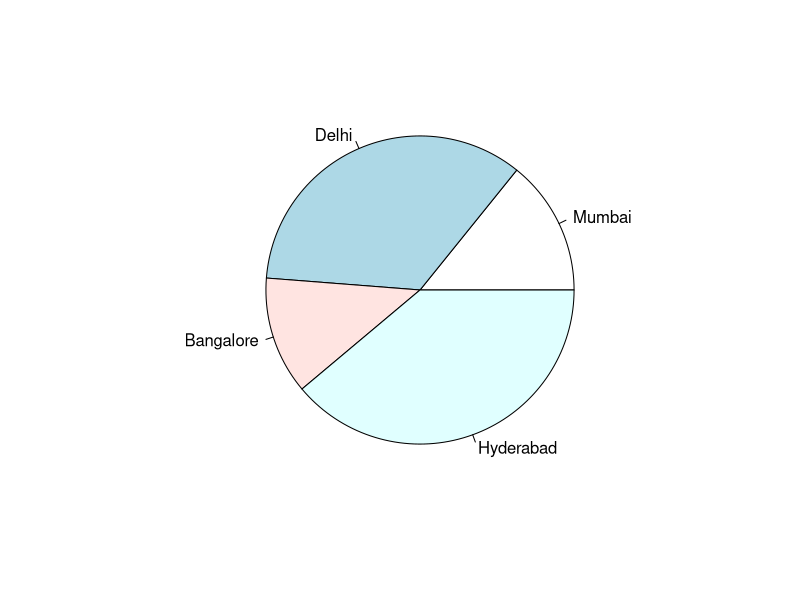
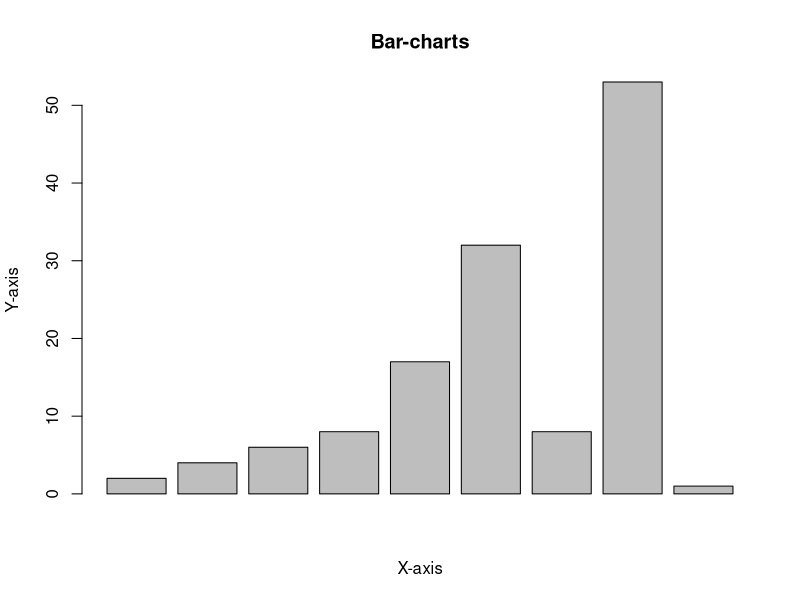
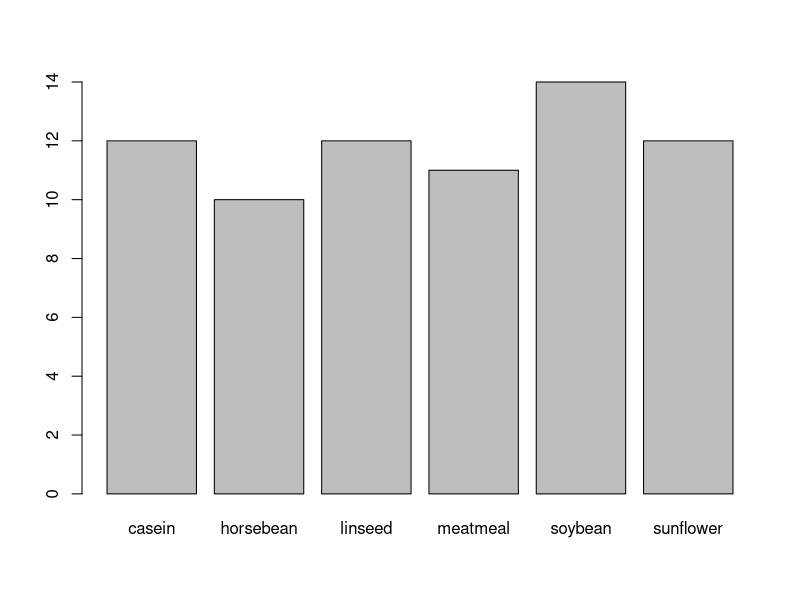

The R source for these figures, in order: (Note: this script raises an error after producing the figures.)
# Pie chart
geeks<-c(23, 56, 20, 63)
labels<-c("Mumbai","Delhi","Bangalore","Hyderabad")
pie(geeks, labels)

# Bar chart
heights<-c(2,4,6,8, 17, 32, 8, 53, 1)
barplot(heights, xlab="X-axis", ylab="Y-axis", main="Bar-charts")

# create a dataset and do statistical analysis on the data
?plot
?chickwts
data(chickwts) # loading data into workspace
plot(chickwts$feed)

barplot(feeds[order(feeds, decreasing=TRUE)])

# Finding Correlation and Covariance
# correlation
x=c(1, 2, 3, 4, 5, 6, 7)
y=c(1, 3, 5, 6, 2, 3, 4)

result=cor(x, y, method="pearson")
cat("Pearson correlation coefficient is: ", result)
# covariance
print(cov(x, y))
print(cov(x, y, method="pearson"))
print(cov(x, y, method="kendall"))
print(cov(x, y, method="spearman"))
